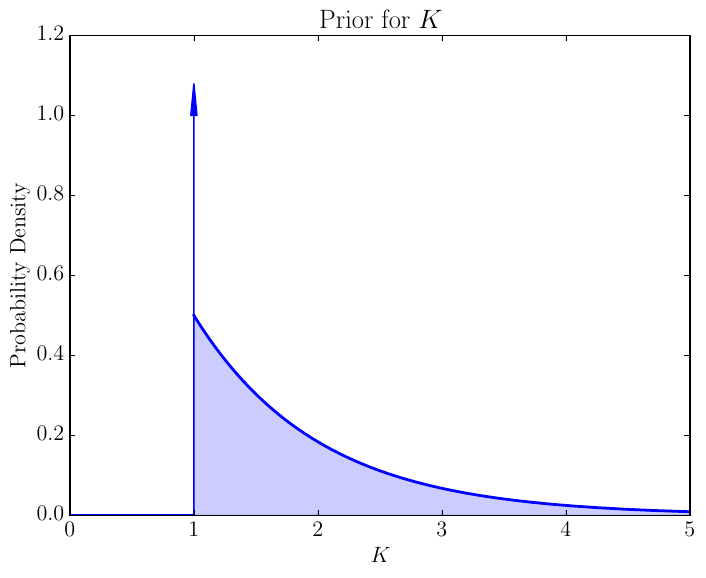

Python code for this plot:
from pylab import *

rc("font", size=16, family="serif", serif="Computer Sans")
rc("text", usetex=True)

x = linspace(1., 5., 1001)
p = 0.5*exp(-(x - 1.))

plot(x, p, 'b', linewidth=2)
hold(True)
plot([0., 1.], [0., 0.], 'b', linewidth=2)
xlabel('$K$')
ylabel('Probability Density')
xlim([0., 5.])
ylim([0., 1.2])
ax = gca()
ax.arrow(1., 0., 0., 1., head_width=0.05, head_length=0.08, fc='b', ec='b')
ax.fill_between(x, p, facecolor='b', alpha=0.2)
title('Prior for $K$')
savefig('delta_mixture.pdf', bbox_inches='tight')
show()

